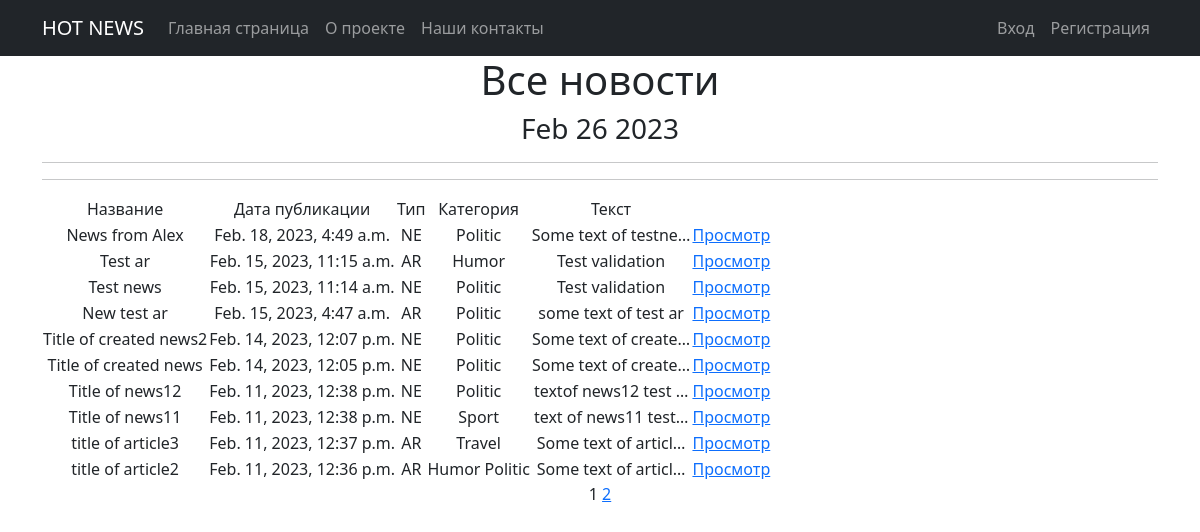
Before: /news/ with the older database file.
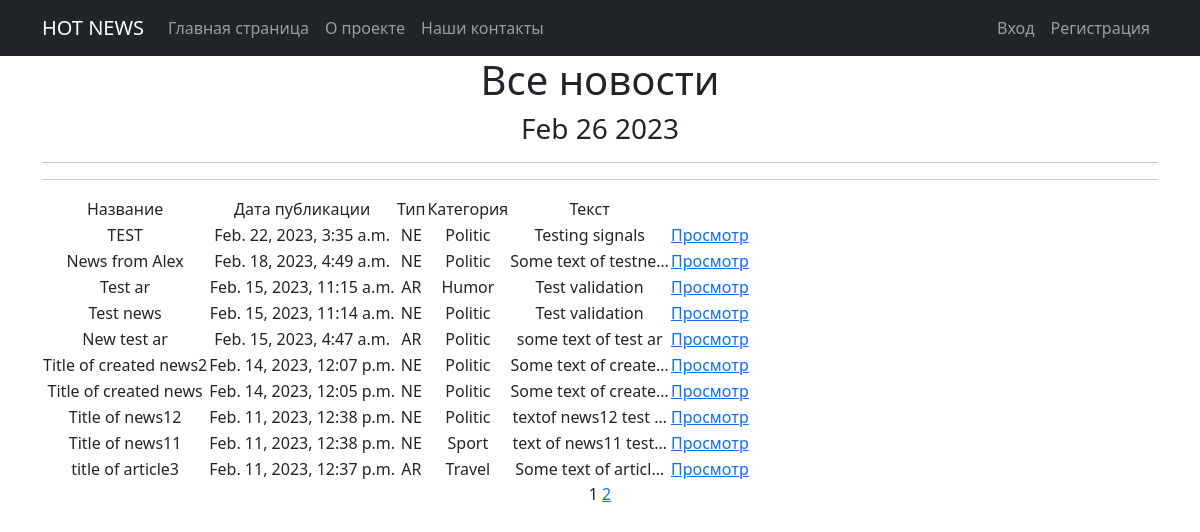
After: the same page with the newer database file.
### news/models.py (models this page shows, shortened)
class Post(models.Model):
    author = models.ForeignKey(Author, to_field='authorUser_id', on_delete=models.CASCADE)
    NEWS = 'NE'
    ARTICLE = 'AR'
    CATEGORY_CHOISE = (
        (NEWS, 'Новость'),
        (ARTICLE, 'Статья'),
    )
    category_type = models.CharField(max_length=2, choices=CATEGORY_CHOISE, default=ARTICLE)
    dateCreation = models.DateTimeField(auto_now_add=True)
    postCategory = models.ManyToManyField(Category, through='PostCategory')
    title = models.CharField(max_length=128)
    text = models.TextField()
    rating = models.SmallIntegerField(default=0)

class Category(models.Model):
    name = models.CharField(max_length=32, unique=True)
    subscribers = models.ManyToManyField(User, blank=True, null=True, related_name='categories')

### news/views.py (the view)
# urls.py: path('news/', NewsList.as_view(), name='news_list'),
class NewsList(ListView):
    model = Post
    ordering = '-dateCreation'
    template_name = 'news_list.html'
    context_object_name = 'posts'
    paginate_by = 10
    def get_context_data(self, **kwargs):
        context = super().get_context_data(**kwargs)
        context['time_now'] = datetime.utcnow()
        return context

### news/templatetags/custom_filters.py (called while the page is built)
@register.filter()
def censor(value):
    if not isinstance(value, str):
        raise TypeError("Value must be a string")
    else:
        bad_words = ['badword1', 'badword2', 'badword3']
        words = value.split()
        for i, word in enumerate(words):
            if word.lower() in bad_words:
                words[i] = word[0] + "*" * (len(word) - 1)
        return " ".join(words)

### templates/news_list.html (shortened to what this page needs)
{% extends 'flatpages/default.html' %}
{% load custom_filters %}
{% block content %}
   <h1>Все новости</h1>
   <h3>{{ time_now|date:'M d Y' }}</h3>
   <hr>
   <hr>
   {% if posts %}
       <table>
           <tr>
               <td>Название</td>
               <td>Дата публикации</td>
               <td>Тип</td>
               <td>Категория</td>
               <td>Текст</td>
           </tr>
           {% for post in posts %}
                  <tr>
                      <td>{{ post.title|censor }}</td>
                      <td>{{ post.dateCreation }}</td>
                      <td>{{ post.category_type }}</td>
                      <td>{% for cat in post.postCategory.all %}
                             {{ cat.name }}
                          {% endfor %}</td>
                      <td>{{ post.text|truncatechars:20|censor }}</td>
                      {% if post.category_type == 'NE' %}
                        <td>
                        <a href="{% url 'post_detail' post.id %}">Просмотр</a>
                        </td>
                      {% elif post.category_type == 'AR' %}
                        <td>
                        <a href="{% url 'ar_detail' post.id %}">Просмотр</a>
                        </td>
                      {% endif %}
                  </tr>
           {% endfor %}
       </table>
   {% else %}
       <h2>Новостей нет!</h2>
   {% endif %}
   {{ page_obj.number }}
   {% if page_obj.has_next %}
       <a href="?page={{ page_obj.next_page_number }}">{{ page_obj.next_page_number }}</a>
   {% endif %}
{% endblock content %}

Changed rows visible on the page:
no longer on this page (row unchanged): Post: title|censor "title of article2", dateCreation "Feb. 11, 2023, 12:36 p.m.", category_type "AR", text|censor "Some text of articl…", shows "Просмотр", Category (name "Humor"), Category (name "Politic")
added Post: title|censor "TEST", dateCreation "Feb. 22, 2023, 3:35 a.m.", category_type "NE", text|censor "Testing signals", shows "Просмотр", Category (name "Politic")
